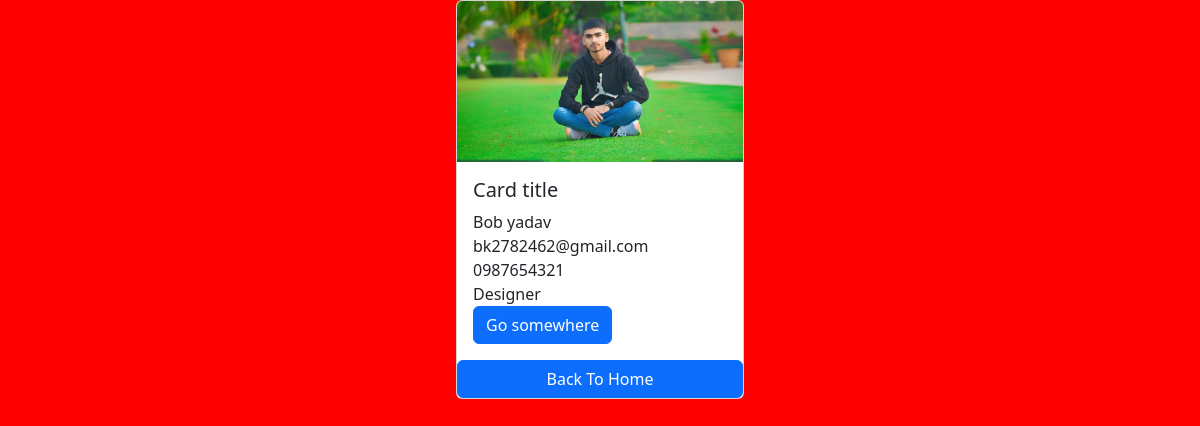
The page /employees/4/ on the database its author committed.
### employees/models.py (models this page shows, shortened)
class Employee(models.Model):
    first_name = models.CharField(max_length=100)
    last_name = models.CharField(max_length=100)
    photo = models.ImageField(upload_to= 'images')
    designation = models.CharField(max_length=100)
    email_address = models.EmailField(max_length=100, unique=True)
    phone_number = models.CharField(max_length=12, blank=True)
    created_at = models.DateTimeField(auto_now_add=True)
    updated_at = models.DateTimeField(auto_now=True)

### employees/views.py (the view)
# urls.py: path('<int:pk>/', views.employee_detail, name='employee_detail'),
def employee_detail(request, pk):
    employee = get_object_or_404(Employee, pk=pk)
    context = {
        'employee': employee,
    }
    return render(request, "employee_detail.html", {"employee": employee})

### templates/employee_detail.html (shortened to what this page needs)
{% load static %}
<!DOCTYPE html>
<html lang="en">
<head>
    <link href="https://cdn.jsdelivr.net/npm/bootstrap@5.3.8/dist/css/bootstrap.min.css" rel="stylesheet">
    <link rel="stylesheet" href="{% static 'css/style.css' %}?v=4">
   </head>
   <body>
    <div class="container">
        <div class="card mx-auto" style="width: 18rem;">
  <img src="{{ employee.photo.url }}" class="card-img-top" alt="employee photo">
  <div class="card-body">
    <h5 class="card-title">Card title</h5>
    <p class="card-text m-0">{{ employee.first_name }} {{ employee.last_name }}</p>
    <p class="card-text m-0">{{ employee.email_address }}</p>
    <p class="card-text m-0">{{ employee.phone_number }}</p>
    <p class="card-text m-0">{{ employee.designation }}</p>
    <a href="#" class="btn btn-primary">Go somewhere</a>
  </div>
  <a href="{% url 'home' %}" class="btn btn-primary">Back To Home</a>
</div>
    </div>
</body>
</html>

### static/css/style.css (style rules this page uses)
body { background-color: red; }

### rows shown on the page
Employee: photo (picture), first_name "Bob", last_name "yadav", email_address "bk2782462@gmail.com", phone_number "0987654321", designation "Designer"
